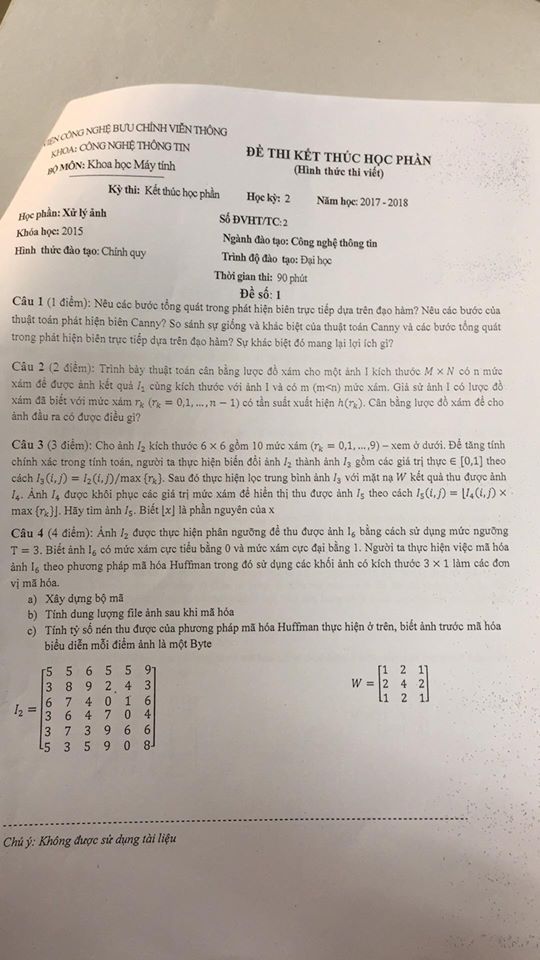
#> input picture De1.jpg, 540 x 960 px
$ python C3v2.py   (Python 2 division)
#> lines starting #> are read from the running program, lines starting #| are printed output that depends on the picture
import numpy as np, cv2

def convolve(image, kernel, stride=1):
#> called with kernel = array of shape (4, 4), stride = 1
    (iH, iW, iC) = image.shape
#> iH = 960; iW = 540; iC = 3
    (kH, kW) = kernel.shape[:2]

    # calculate padding size
    pad_x = (stride * iW - stride - iW + kW) / 2.
#> pad_x = 1.5
    if pad_x%2!=0:
        pad_left = int(pad_x - 0.5)
#> pad_left = 1
        pad_right = int(pad_x + 0.5)
#> pad_right = 2
    else:
        pad_left=pad_right=int(pad_x)

    pad_y = (stride * iH - stride - iH + kH) / 2.
#> pad_y = 1.5
    if pad_y%2!=0:
        pad_top = int(pad_y - 0.5)
#> pad_top = 1
        pad_bottom = int(pad_y + 0.5)
#> pad_bottom = 2
    else:
        pad_top= pad_bottom= int(pad_y)

    #pad image
    image = cv2.copyMakeBorder(image, pad_top, pad_bottom, pad_left, pad_right, 0)
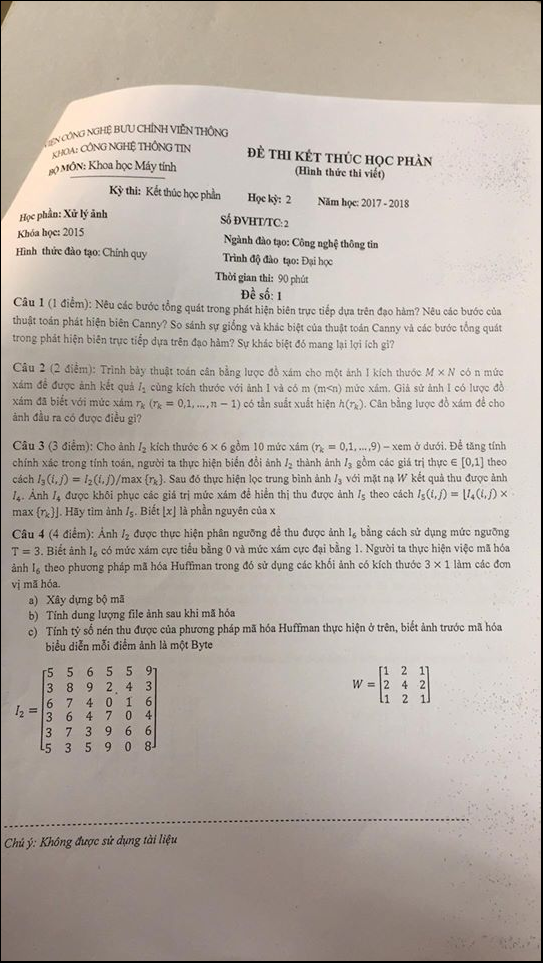
#> image: shape (963, 543, 3) float32; mean of channels 0, 1, 2 166.7, 174.5, 183.8; drawn as B, G, R

    #initialise output image
    output= np.zeros((iH, iW, iC), dtype=np.float32)

    #convolve
    for y in range(pad_top, iH + pad_top):
        for x in range(pad_left, iW + pad_left):
            roi = image[y - pad_top: y + pad_bottom + 1, x - pad_left: x + pad_right + 1]
            k = (roi.transpose(2,0,1) * kernel).sum(2).sum(1)
            output[y - pad_top, x - pad_left] = k
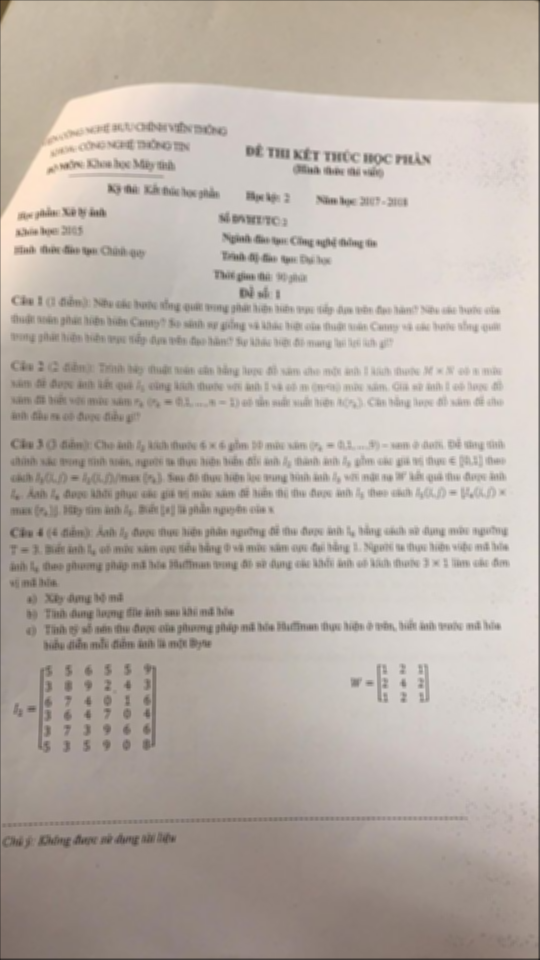
#> output: shape (960, 540, 3) float32; mean of channels 0, 1, 2 167.7, 175.5, 184.9; drawn as B, G, R
    return output

G = np.array(cv2.imread('De1.jpg'), dtype=np.float32)
M = np.ones([4, 4]) / 16.
J = convolve(G, M)

print 'G shape', G.shape
#| G shape (960, 540, 3)
print 'J shape', J.shape
#| J shape (960, 540, 3)

cv2.imshow('J', J/255.)
cv2.waitKey(0)

K= G-J
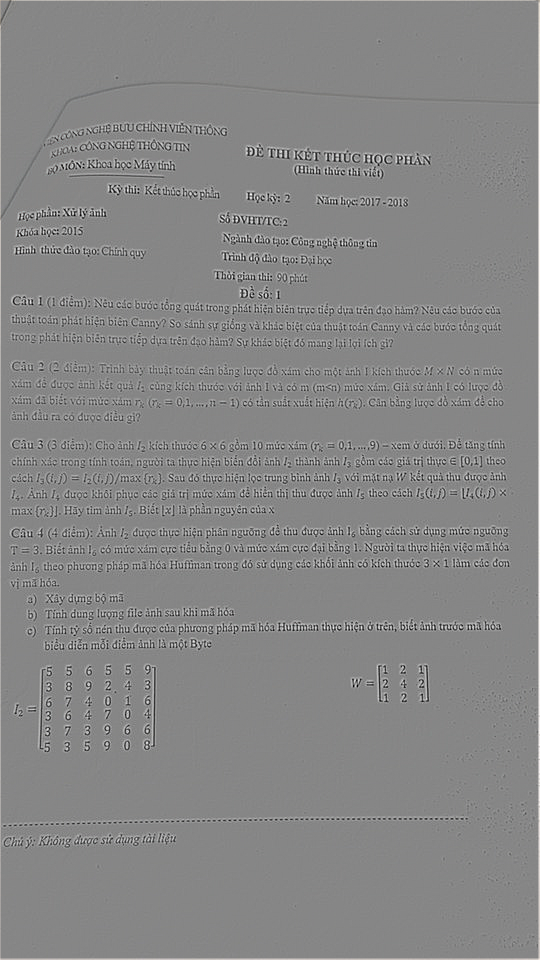
#> K: shape (960, 540, 3) float32; mean B, G, R 0.4, 0.5, 0.5; drawn with min black and max white
U= 0.5*K + J

cv2.imshow('U', U/255.)
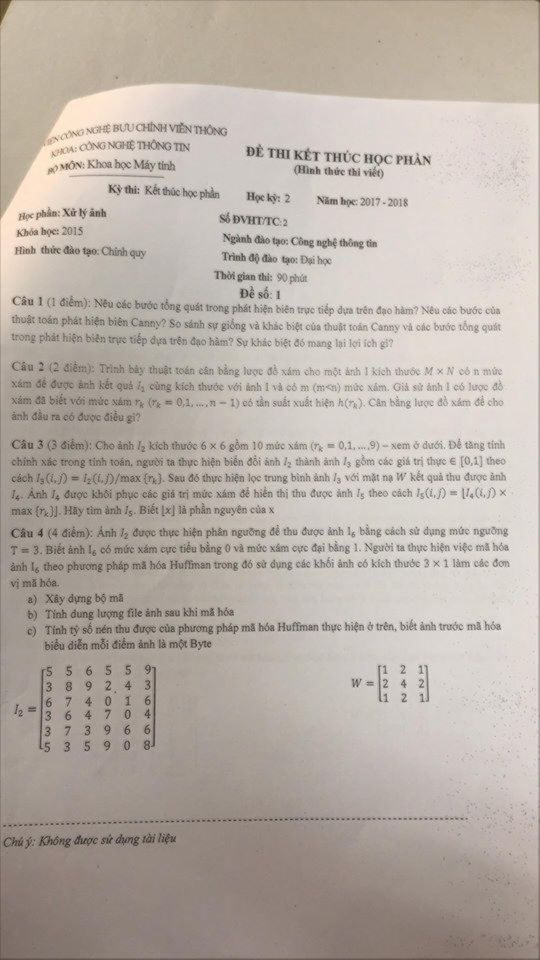
#> window 'U': shape (960, 540, 3) float32; mean B, G, R 0.658, 0.689, 0.726
cv2.waitKey(0)
